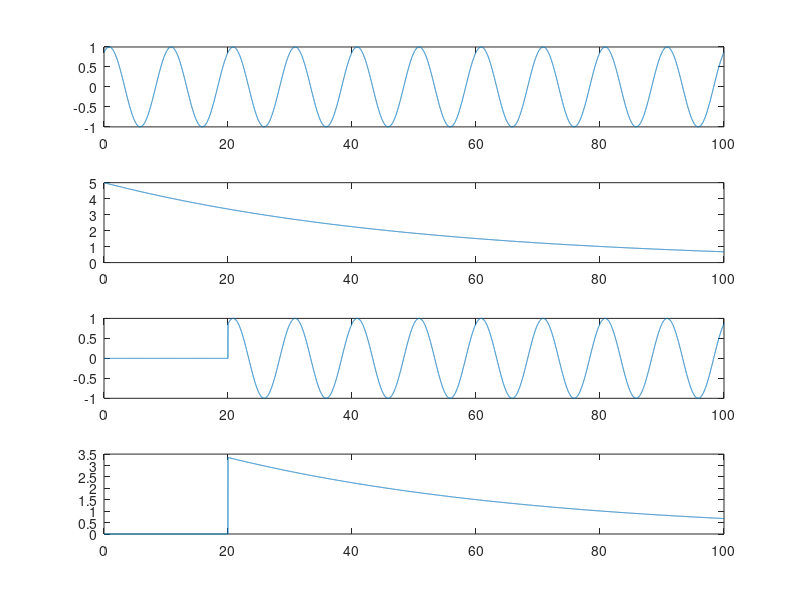

Write the MATLAB code that produced this figure.
clc;
clear all;
close all;

t = 0:0.01:100;
f = 0.1;
a = 1;
x = a*sin(2*pi*f*t + (pi/3) );
y = 5*exp(-0.02*t);
 
subplot(4,1,1); plot(t,x);
subplot(4,1,2); plot(t,y);
k=1;
x(1:2000)=0;
y(1:2000)=0;
subplot(4,1,3); plot(t,x);
subplot(4,1,4); plot(t,y);